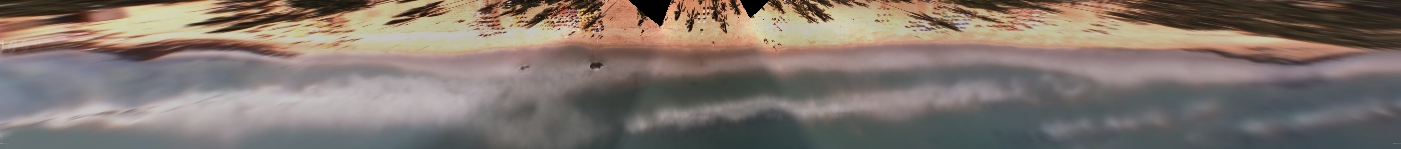
#> input picture projeto/q10/Merge_Timex_BoaViagem_croped.jpg, 1401 x 149 px
$ jupyter execute --allow-errors 'q10 copy.ipynb'   (older library calls are emulated)
#> lines starting #> are read from the running program, lines starting #| are printed output that depends on the picture; after the words box and inside, x2 and y2 are one past the last pixel; in counts of white or black regions, pixels touching at a corner belong together
[cell 1]
import cv2
import numpy as np
import matplotlib.pyplot as plt

img_original = cv2.imread("./Merge_Timex_BoaViagem_croped.jpg")
#> img_original is the input picture: shape (149, 1401, 3); mean B, G, R 110.4, 117.8, 129.1

[cell 2]
img_hsv = cv2.cvtColor(img_original, cv2.COLOR_BGR2LAB)
#> img_hsv: shape (149, 1401, 3); mean of channels 0, 1, 2 127.4, 131.4, 133.7

[cell 3]
plt.imshow(img_hsv[:,:,2], cmap="gray")
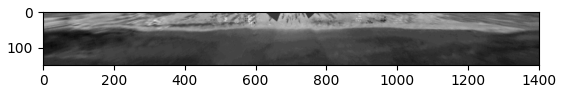
#> figure drawn by matplotlib, 1 panel

[cell 4]
img_filtered = cv2.medianBlur(img_hsv[:,:,2], 3)
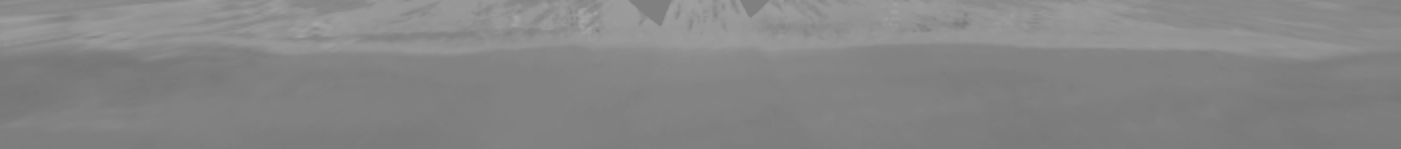
#> img_filtered: shape (149, 1401); min 117, max 167, mean 133.7
_, thresholded_image = cv2.threshold(img_filtered, 0, 255, cv2.THRESH_BINARY+cv2.THRESH_OTSU)
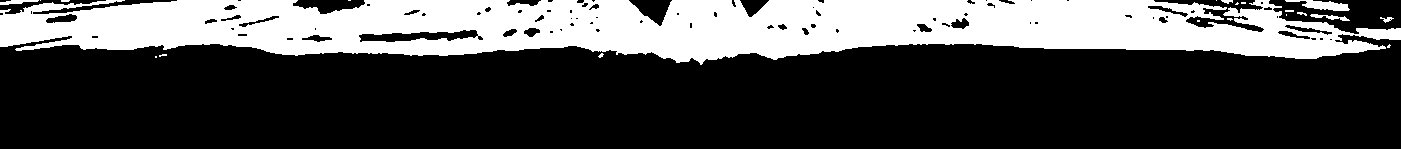
#> thresholded_image: shape (149, 1401); 29.6% white; 21 white regions (14 under 20 px), largest, box (x1, y1, x2, y2) and area: (0, 0, 1401, 65) 60977, (1285, 0, 1350, 11) 374, (1310, 14, 1350, 21) 117

[cell 5]
plt.imshow(thresholded_image, cmap="gray")

[cell 6]
kernel = cv2.getStructuringElement(cv2.MORPH_RECT,(3,6))

dilated_image = cv2.dilate(thresholded_image,kernel=kernel,iterations=9)
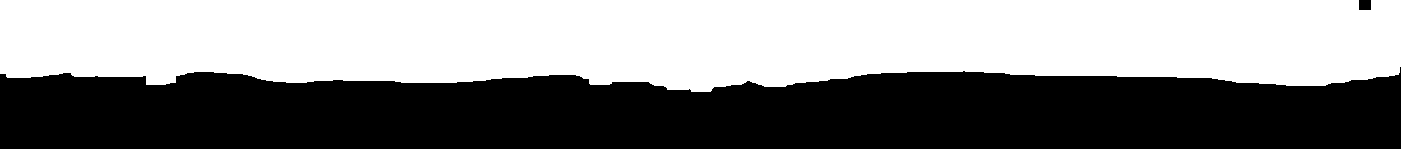
#> dilated_image: shape (149, 1401); 53.2% white; 2 black regions, box (x1, y1, x2, y2) and area: (0, 67, 1401, 149) 97608, (1359, 0, 1371, 10) 120

[cell 7]
plt.imshow(dilated_image, cmap="gray")

[cell 8]
sobelx = cv2.Sobel(dilated_image, cv2.CV_64F, dx=1, dy=0, ksize=3)
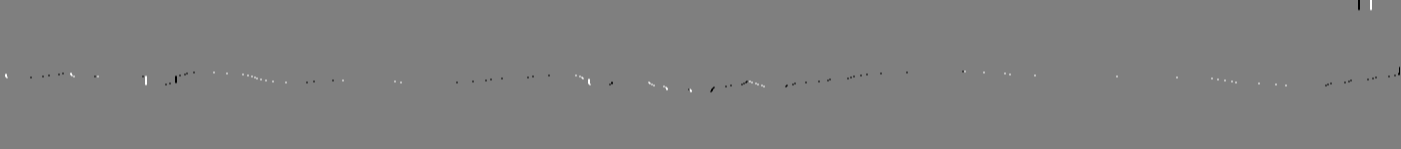
#> sobelx: shape (149, 1401) float64; min -1020, max 1020, mean 0; drawn with min black and max white
sobely = cv2.Sobel(dilated_image, cv2.CV_64F, dx=0, dy=1, ksize=3)
sobel_combined = cv2.magnitude(sobelx, sobely)
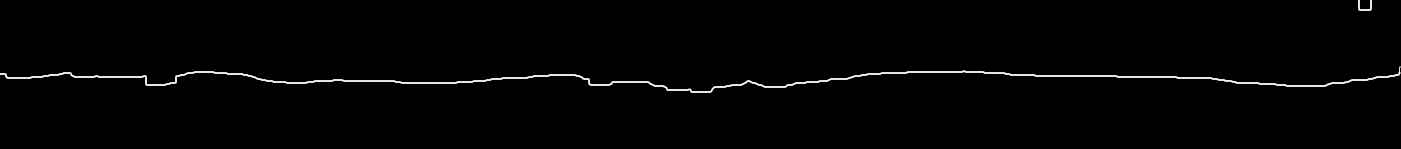
#> sobel_combined: shape (149, 1401) float64; min 0, max 1140.4, mean 14.6; drawn with min black and max white
sobel_combined = cv2.convertScaleAbs(sobel_combined)
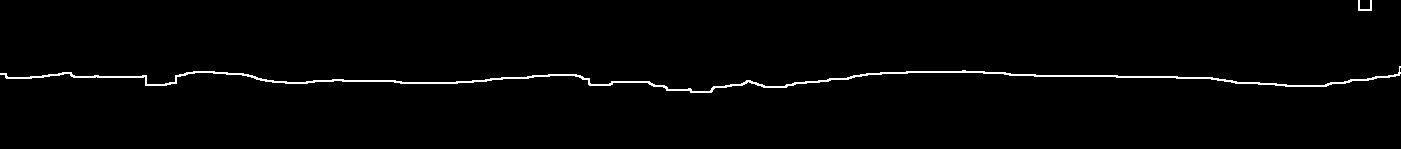
#> sobel_combined: shape (149, 1401); 1.5% white in thin lines or dots, all inside (x1, y1, x2, y2) = (0, 0, 1401, 93)

plt.imshow(sobel_combined, cmap="gray")

#> (a cell that did not finish here is left out)

[cell 10]
thresholded_image

[cell 11]
binary_bv_image = cv2.dilate(
            thresholded_image,
            kernel=np.array(
                [
                    [1, 1, 1, 1, 1],
                    [1, 1, 1, 1, 1],
                    [1, 1, 1, 1, 1],
                ],
                dtype="uint8",
            )
            * 255,
            iterations=6,
        )
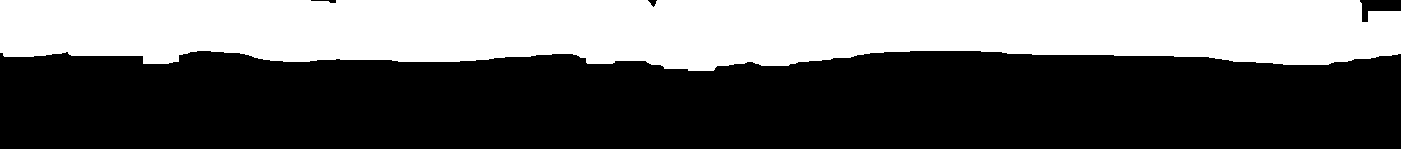
#> binary_bv_image: shape (149, 1401); 39.1% white; 1 white region, box (x1, y1, x2, y2) and area: (0, 0, 1401, 71) 81580

$ run again, with projeto/q10/Merge_Timex_BoaViagem.bmp saved as projeto/q10/Merge_Timex_BoaViagem_croped.jpg
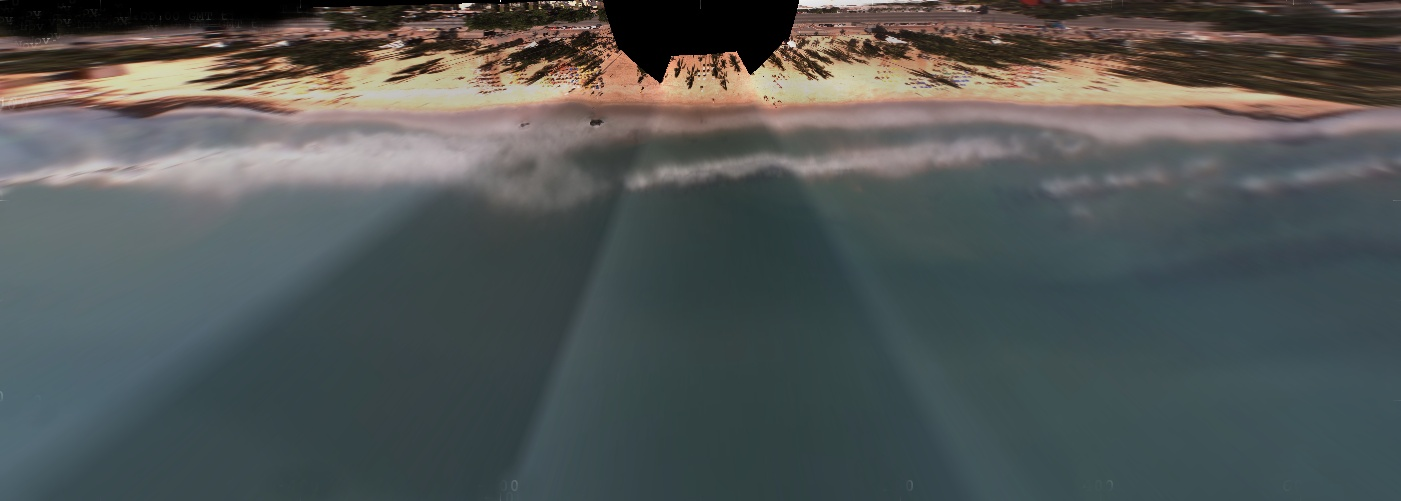
#> input picture projeto/q10/Merge_Timex_BoaViagem.bmp, 1401 x 501 px
#> img_original is the input picture: shape (501, 1401, 3); mean B, G, R 86.1, 86.9, 82.4
#> img_hsv: shape (501, 1401, 3); mean of channels 0, 1, 2 92.4, 126.4, 127.9
#> `_, thresholded_image = cv2.threshold(img_filtered, 0, 255, cv2.THRESH_..`:
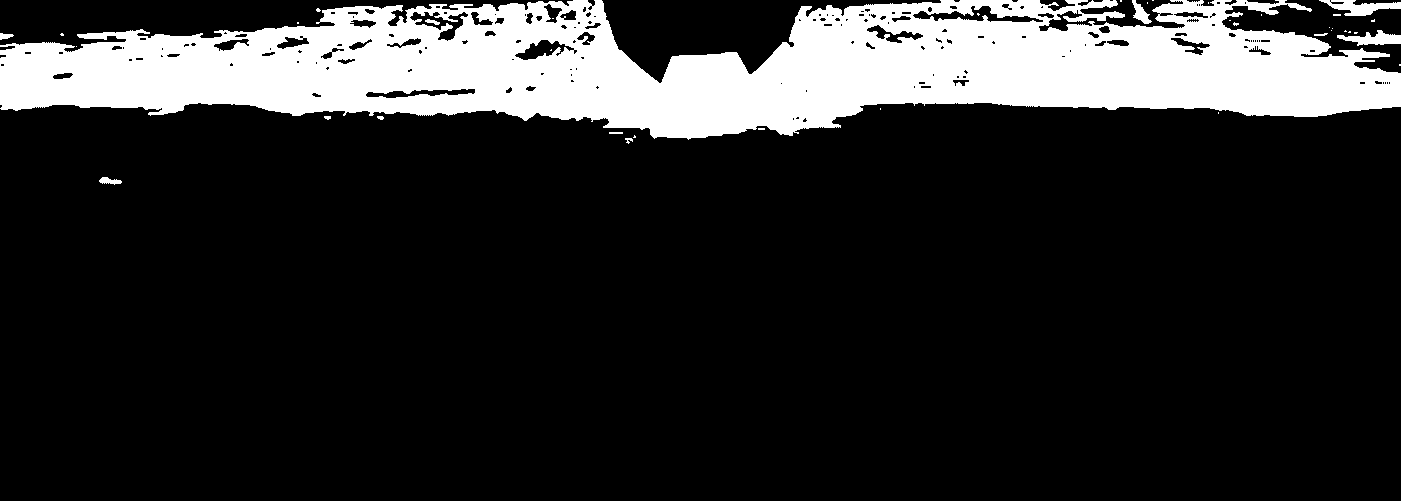
#> thresholded_image: shape (501, 1401); 17.2% white; 39 white regions (27 under 20 px), largest, box (x1, y1, x2, y2) and area: (0, 0, 1401, 140) 118484, (1319, 0, 1401, 16) 668, (1337, 30, 1401, 46) 533
#> dilated_image: shape (501, 1401); 27.4% white; 2 white regions, box (x1, y1, x2, y2) and area: (0, 0, 1401, 171) 190232, (90, 159, 131, 212) 2107
#> `binary_bv_image = cv2.dilate( thresholded_image, kernel=np.array( [ [1..`:
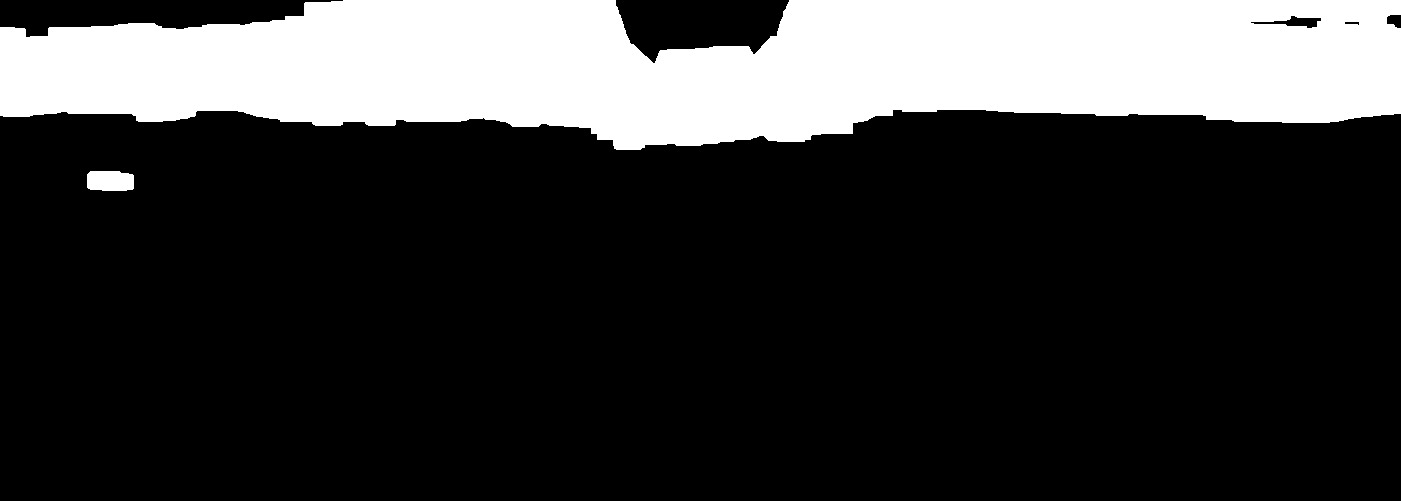
#> binary_bv_image: shape (501, 1401); 22.3% white; 2 white regions, box (x1, y1, x2, y2) and area: (0, 0, 1401, 150) 155683, (87, 171, 134, 191) 874
